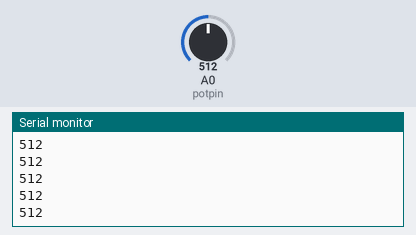
Simulated run of this sketch. Board: Arduino Uno, built with avr-gcc and run on an emulated ATmega328P. Shown: the last lines printed to the serial monitor. The inputs (shaded band) are chosen by the test bench; at power-on: A0 (potpin) = 512.

Above: at 1.2 s.
1.3 s: A0 (potpin) set to 716
At 2.3 s:
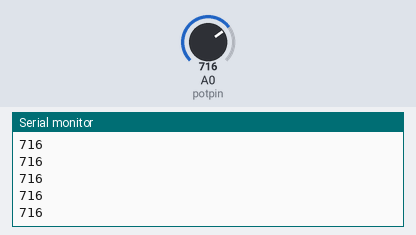
2.8 s: A0 (potpin) set to 900
At 3.7 s:
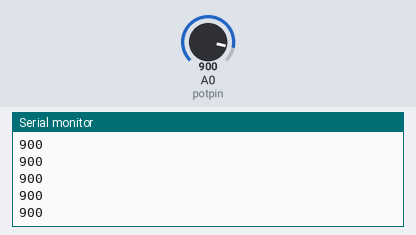
Timing chart, 0 to 5.8 s (numbered marks = the images above; inputs shaded):
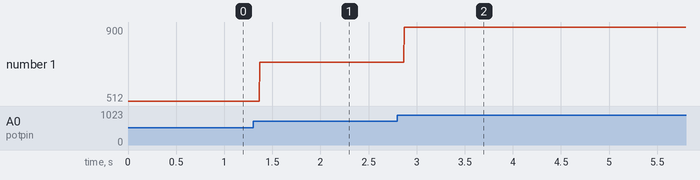

Measured:
- after the input at 1.3 s, the serial monitor: prints a new line after 0.07 s (image 1)
- after the input at 2.8 s, the serial monitor: prints a new line after 0.07 s (image 2)
- plotted number 1: 512 → 716 after the input at 1.3 s, 716 → 900 after the input at 2.8 s

The sketch:

potasyometre.ino
```cpp
#define potpin A0
int veri;

void setup() {
  pinMode(potpin, INPUT);
  Serial.begin(9600);
}
void loop() {
 veri = analogRead(potpin);
 Serial.println(veri);

}
```
